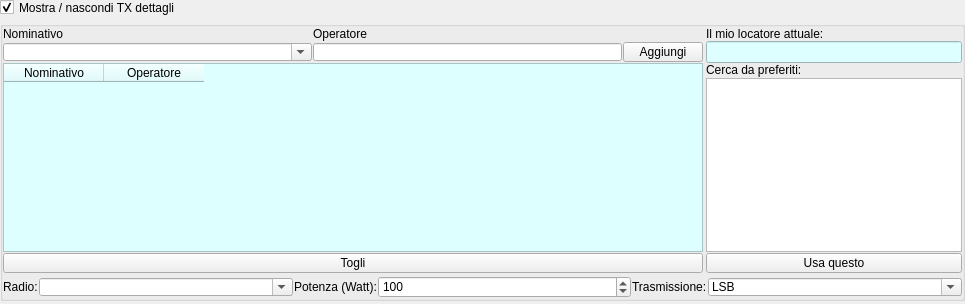
<?xml version="1.0" encoding="UTF-8"?>
<ui version="4.0">
 <class>Tx</class>
 <widget class="QWidget" name="Tx">
  <property name="geometry">
   <rect>
    <x>0</x>
    <y>0</y>
    <width>965</width>
    <height>304</height>
   </rect>
  </property>
  <property name="maximumSize">
   <size>
    <width>16777215</width>
    <height>16777215</height>
   </size>
  </property>
  <property name="windowTitle">
   <string>Form</string>
  </property>
  <property name="styleSheet">
   <string notr="true">QPushButton,
QComboBox,
QLineEdit
{ height: 12px; }

QDoubleSpinBox
{ height: 16px; }
</string>
  </property>
  <layout class="QFormLayout" name="formLayout">
   <property name="horizontalSpacing">
    <number>0</number>
   </property>
   <property name="leftMargin">
    <number>0</number>
   </property>
   <property name="topMargin">
    <number>0</number>
   </property>
   <property name="rightMargin">
    <number>0</number>
   </property>
   <property name="bottomMargin">
    <number>3</number>
   </property>
   <item row="0" column="1">
    <widget class="QCheckBox" name="checkBox">
     <property name="maximumSize">
      <size>
       <width>16777215</width>
       <height>15</height>
      </size>
     </property>
     <property name="text">
      <string>Mostra / nascondi TX dettagli</string>
     </property>
     <property name="checked">
      <bool>true</bool>
     </property>
    </widget>
   </item>
   <item row="1" column="1">
    <widget class="QWidget" name="txwidget" native="true">
     <layout class="QGridLayout" name="gridLayout_4">
      <property name="leftMargin">
       <number>0</number>
      </property>
      <property name="topMargin">
       <number>0</number>
      </property>
      <property name="rightMargin">
       <number>0</number>
      </property>
      <property name="bottomMargin">
       <number>0</number>
      </property>
      <property name="spacing">
       <number>0</number>
      </property>
      <item row="1" column="2">
       <widget class="QGroupBox" name="groupBox_2">
        <property name="title">
         <string/>
        </property>
        <layout class="QGridLayout" name="gridLayout_3" rowstretch="1,0,0,0,0,0,0" columnstretch="1,0">
         <property name="leftMargin">
          <number>0</number>
         </property>
         <property name="topMargin">
          <number>0</number>
         </property>
         <property name="rightMargin">
          <number>0</number>
         </property>
         <property name="bottomMargin">
          <number>0</number>
         </property>
         <property name="horizontalSpacing">
          <number>3</number>
         </property>
         <property name="verticalSpacing">
          <number>0</number>
         </property>
         <item row="0" column="0" rowspan="4">
          <layout class="QGridLayout" name="gridLayout_2" columnstretch="2,2,0">
           <property name="spacing">
            <number>1</number>
           </property>
           <item row="0" column="1">
            <widget class="QLabel" name="label_3">
             <property name="text">
              <string>Operatore</string>
             </property>
            </widget>
           </item>
           <item row="0" column="0">
            <widget class="QLabel" name="label">
             <property name="text">
              <string>Nominativo</string>
             </property>
            </widget>
           </item>
           <item row="3" column="0">
            <widget class="QComboBox" name="nominativo">
             <property name="editable">
              <bool>true</bool>
             </property>
            </widget>
           </item>
           <item row="3" column="2">
            <widget class="QPushButton" name="aggiungi">
             <property name="text">
              <string>Aggiungi</string>
             </property>
            </widget>
           </item>
           <item row="3" column="1">
            <widget class="QLineEdit" name="operatore"/>
           </item>
           <item row="6" column="0" colspan="3">
            <widget class="QPushButton" name="togli">
             <property name="text">
              <string>Togli</string>
             </property>
            </widget>
           </item>
           <item row="5" column="0" colspan="3">
            <widget class="QTableWidget" name="nominativiList">
             <property name="styleSheet">
              <string notr="true">background-color: #dff;
color: black;</string>
             </property>
             <property name="editTriggers">
              <set>QAbstractItemView::EditTrigger::NoEditTriggers</set>
             </property>
             <attribute name="verticalHeaderVisible">
              <bool>false</bool>
             </attribute>
             <column>
              <property name="text">
               <string>Nominativo</string>
              </property>
             </column>
             <column>
              <property name="text">
               <string>Operatore</string>
              </property>
             </column>
            </widget>
           </item>
          </layout>
         </item>
         <item row="6" column="0" colspan="2">
          <layout class="QHBoxLayout" name="horizontalLayout_2" stretch="0,1,0,1,0,1">
           <property name="spacing">
            <number>1</number>
           </property>
           <property name="topMargin">
            <number>3</number>
           </property>
           <item>
            <widget class="QLabel" name="label_5">
             <property name="text">
              <string>Radio:</string>
             </property>
            </widget>
           </item>
           <item>
            <widget class="QComboBox" name="radio">
             <property name="editable">
              <bool>true</bool>
             </property>
            </widget>
           </item>
           <item>
            <widget class="QLabel" name="label_6">
             <property name="text">
              <string>Potenza (Watt):</string>
             </property>
            </widget>
           </item>
           <item>
            <widget class="QSpinBox" name="potenza">
             <property name="maximum">
              <number>500</number>
             </property>
             <property name="value">
              <number>100</number>
             </property>
            </widget>
           </item>
           <item>
            <widget class="QLabel" name="label_7">
             <property name="text">
              <string>Trasmissione:</string>
             </property>
            </widget>
           </item>
           <item>
            <widget class="QComboBox" name="trasmissione">
             <property name="editable">
              <bool>true</bool>
             </property>
             <item>
              <property name="text">
               <string>LSB</string>
              </property>
             </item>
             <item>
              <property name="text">
               <string>USB</string>
              </property>
             </item>
             <item>
              <property name="text">
               <string>AM</string>
              </property>
             </item>
             <item>
              <property name="text">
               <string>FM</string>
              </property>
             </item>
             <item>
              <property name="text">
               <string>CW</string>
              </property>
             </item>
             <item>
              <property name="text">
               <string>DMR</string>
              </property>
             </item>
             <item>
              <property name="text">
               <string>RTTY</string>
              </property>
             </item>
             <item>
              <property name="text">
               <string>PSK31</string>
              </property>
             </item>
             <item>
              <property name="text">
               <string>FT8</string>
              </property>
             </item>
             <item>
              <property name="text">
               <string>JT65</string>
              </property>
             </item>
             <item>
              <property name="text">
               <string>ATV</string>
              </property>
             </item>
             <item>
              <property name="text">
               <string>Satellitare</string>
              </property>
             </item>
             <item>
              <property name="text">
               <string>Altri modi digitali</string>
              </property>
             </item>
             <item>
              <property name="text">
               <string>Sperimentale</string>
              </property>
             </item>
            </widget>
           </item>
          </layout>
         </item>
         <item row="0" column="1" rowspan="6">
          <layout class="QGridLayout" name="gridLayout_7">
           <item row="0" column="0" colspan="2">
            <widget class="QLabel" name="label_4">
             <property name="text">
              <string>Il mio locatore attuale:</string>
             </property>
            </widget>
           </item>
           <item row="1" column="0" colspan="2">
            <widget class="QLineEdit" name="locatore">
             <property name="styleSheet">
              <string notr="true">min-height: 20px;
color: blue;
font-weight: bold;
background-color: #dff;
letter-spacing: 2px;</string>
             </property>
             <property name="alignment">
              <set>Qt::AlignmentFlag::AlignCenter</set>
             </property>
            </widget>
           </item>
           <item row="3" column="0" colspan="2">
            <layout class="QGridLayout" name="gridLayout_6">
             <property name="spacing">
              <number>1</number>
             </property>
             <item row="3" column="2">
              <widget class="QLabel" name="label_2">
               <property name="text">
                <string>Cerca da preferiti:</string>
               </property>
              </widget>
             </item>
             <item row="5" column="2">
              <widget class="QPushButton" name="preferitiOK">
               <property name="text">
                <string>Usa questo</string>
               </property>
              </widget>
             </item>
             <item row="4" column="2">
              <widget class="QTableWidget" name="preferiti">
               <property name="styleSheet">
                <string notr="true">    QTableWidget {
        font-size: 10px; /* Dimensione del testo */
    }
    QHeaderView::section {
        font-size: 10px; /* Dimensione del testo negli header (se visibili) */
        padding: 0px; /* Margini negli header */
    }
QTableWidget::item {
    padding: 0px; /* Margini interni delle celle */
    margin: 0px;  /* Margini esterni */
    border: 0px;  /* Nessun bordo */
}
</string>
               </property>
               <property name="horizontalScrollBarPolicy">
                <enum>Qt::ScrollBarPolicy::ScrollBarAlwaysOff</enum>
               </property>
               <property name="editTriggers">
                <set>QAbstractItemView::EditTrigger::NoEditTriggers</set>
               </property>
               <attribute name="horizontalHeaderVisible">
                <bool>false</bool>
               </attribute>
               <attribute name="verticalHeaderVisible">
                <bool>false</bool>
               </attribute>
              </widget>
             </item>
            </layout>
           </item>
          </layout>
         </item>
        </layout>
       </widget>
      </item>
     </layout>
    </widget>
   </item>
  </layout>
 </widget>
 <tabstops>
  <tabstop>checkBox</tabstop>
  <tabstop>nominativo</tabstop>
  <tabstop>operatore</tabstop>
  <tabstop>aggiungi</tabstop>
  <tabstop>togli</tabstop>
  <tabstop>locatore</tabstop>
  <tabstop>preferiti</tabstop>
  <tabstop>preferitiOK</tabstop>
  <tabstop>radio</tabstop>
  <tabstop>potenza</tabstop>
  <tabstop>trasmissione</tabstop>
 </tabstops>
 <resources/>
 <connections>
  <connection>
   <sender>checkBox</sender>
   <signal>clicked(bool)</signal>
   <receiver>txwidget</receiver>
   <slot>setVisible(bool)</slot>
   <hints>
    <hint type="sourcelabel">
     <x>482</x>
     <y>17</y>
    </hint>
    <hint type="destinationlabel">
     <x>482</x>
     <y>100</y>
    </hint>
   </hints>
  </connection>
 </connections>
</ui>
